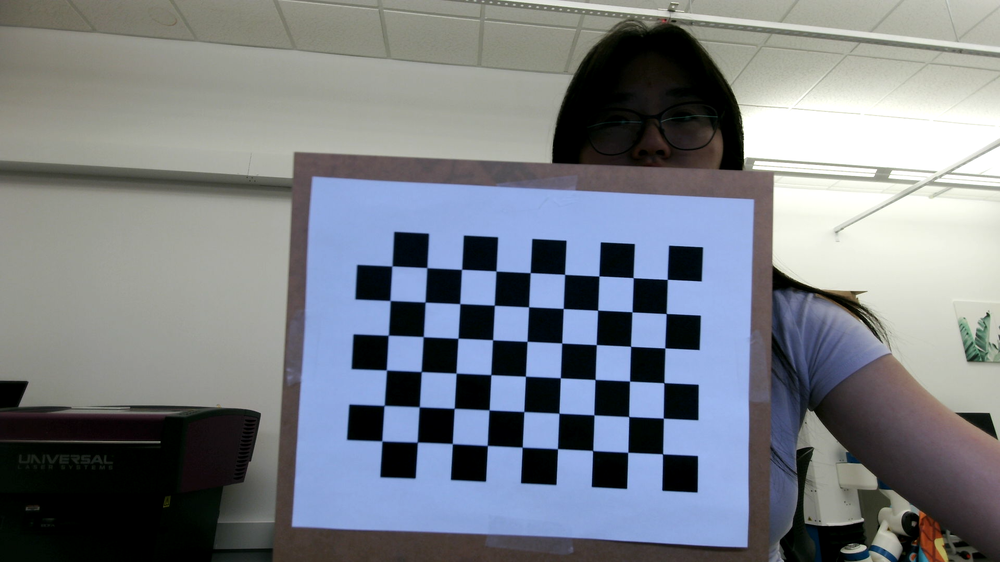
#> input picture testing/misc/camera_calibration/imgs/calib_0.png, 1000 x 562 px, shrunk from 1920 x 1080 before the run, given in place of the camera
$ python color_ranges.py
#> lines starting #> are read from the running program, lines starting #| are printed output that depends on the picture; after the words box and inside, x2 and y2 are one past the last pixel; in counts of white or black regions, pixels touching at a corner belong together
import cv2 as cv
import numpy as np

Winname = "Frame:"


def nothing(x):
    pass


cv.namedWindow('Frame:')
# H, S,V are for Lower Boundaries
#H2,S2,V2 are for Upper Boundaries
cv.createTrackbar('H',Winname,0,255,nothing)
#> slider 'H' is set to 85
cv.createTrackbar('S',Winname,0,255,nothing)
#> slider 'S' is set to 85
cv.createTrackbar('V',Winname,0,255,nothing)
#> slider 'V' is set to 85
cv.createTrackbar('H2',Winname,0,255,nothing)
#> slider 'H2' is set to 255
cv.createTrackbar('S2',Winname,0,255,nothing)
#> slider 'S2' is set to 255
cv.createTrackbar('V2',Winname,0,255,nothing)
#> slider 'V2' is set to 255


cap = cv.VideoCapture(0)
# HSV are actually BGR and being converted for tracking
while cap.isOpened():
    _, frame = cap.read()
#> frame is the input picture: shape (562, 1000, 3); mean B, G, R 133.3, 126.2, 121
    H = cv.getTrackbarPos('H', 'Frame:')
    S = cv.getTrackbarPos('S', 'Frame:')
    V = cv.getTrackbarPos('V', 'Frame:')
    H2 = cv.getTrackbarPos('H2', 'Frame:')
    S2 = cv.getTrackbarPos('S2', 'Frame:')
    V2 = cv.getTrackbarPos('V2', 'Frame:')
    hsv = cv.cvtColor(frame, cv.COLOR_BGR2HSV)
#> hsv: shape (562, 1000, 3); mean H, S, V 62.8, 64.1, 139.8
    lower_boundary = np.array([H, S, V])
    upper_boundary = np.array([H2, S2, V2])
    mask = cv.inRange(hsv, lower_boundary, upper_boundary)
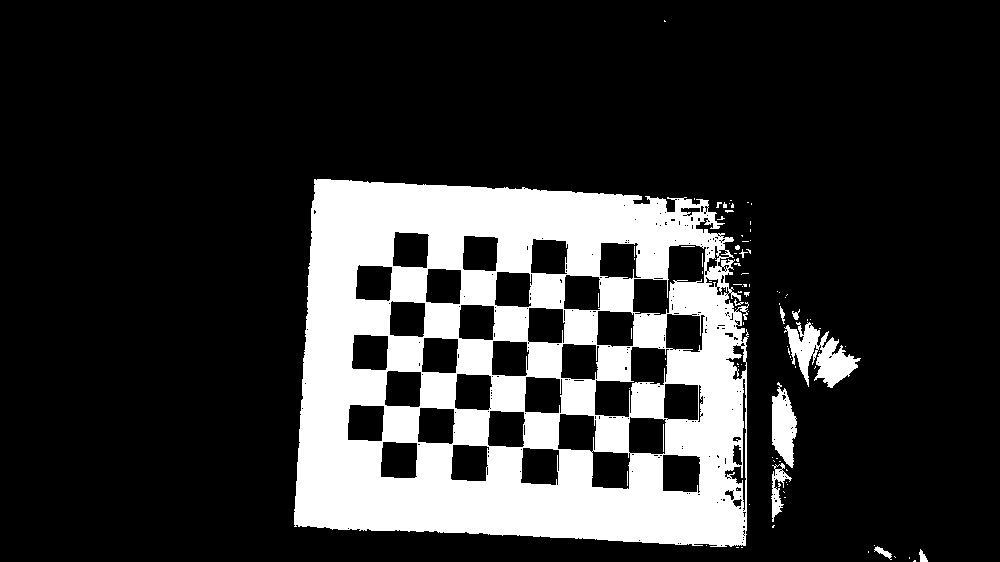
#> mask: shape (562, 1000); 19.9% white; 95 white regions (83 under 20 px), largest, box (x1, y1, x2, y2) and area: (294, 179, 749, 547) 106982, (784, 322, 861, 388) 2287, (772, 382, 797, 468) 1382
    final = cv.bitwise_and(frame, frame, mask=mask)
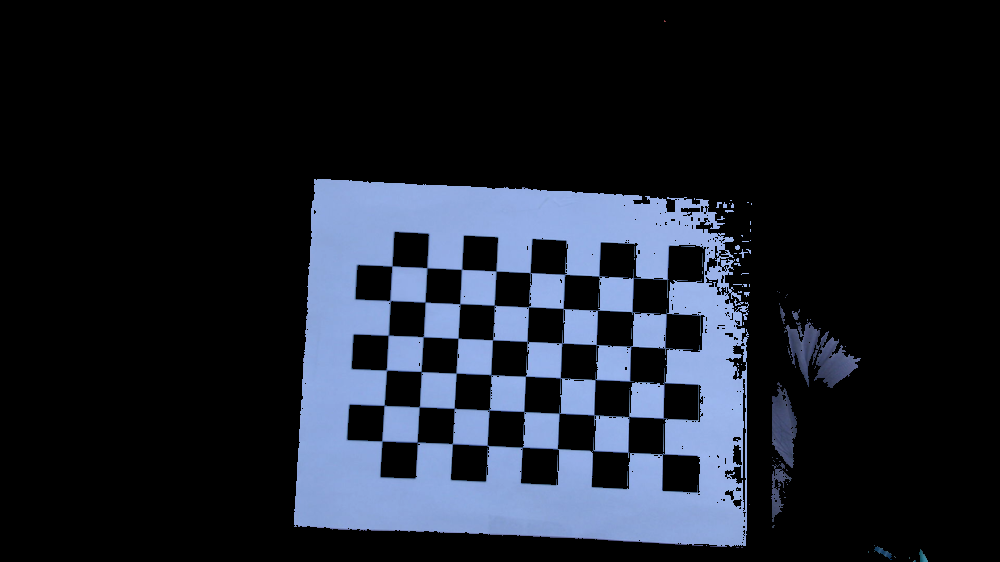
#> final: shape (562, 1000, 3); mean B, G, R 43.3, 32.9, 27.9
    cv.imshow("Frame:", final)

    if cv.waitKey(1) == ord('q'): break
#> (key q is pressed here)

cap.release()
cv.destroyAllWindows()

$ run again, on testing/misc/camera_calibration/imgs/calib_1.png
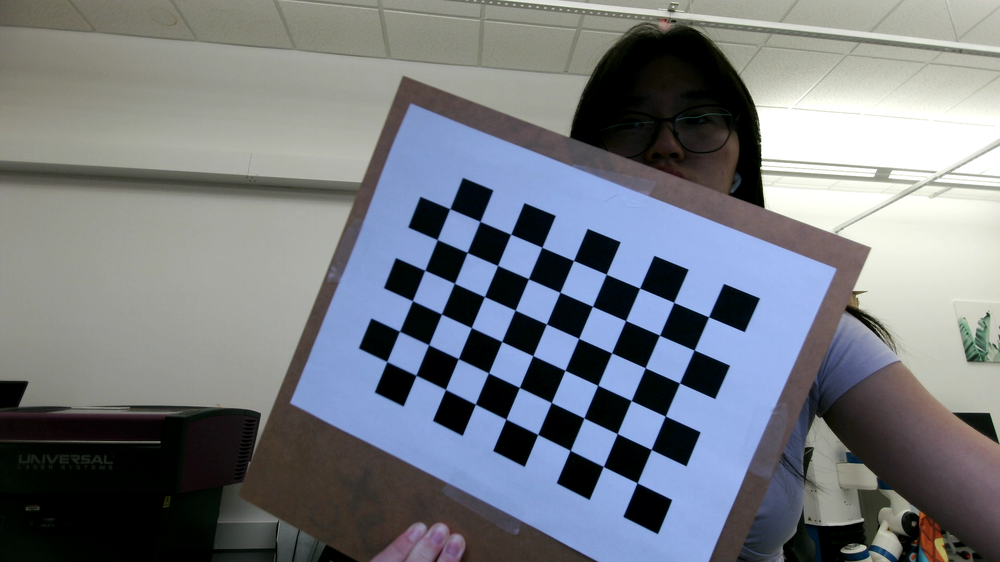
#> input picture testing/misc/camera_calibration/imgs/calib_1.png, 1000 x 562 px, shrunk from 1920 x 1080 before the run, given in place of the camera
#> frame is the input picture: shape (562, 1000, 3); mean B, G, R 128.8, 122.2, 117.6
#> hsv: shape (562, 1000, 3); mean H, S, V 61.1, 65.8, 135.8
#> `mask = cv.inRange(hsv, lower_boundary, upper_boundary)`:
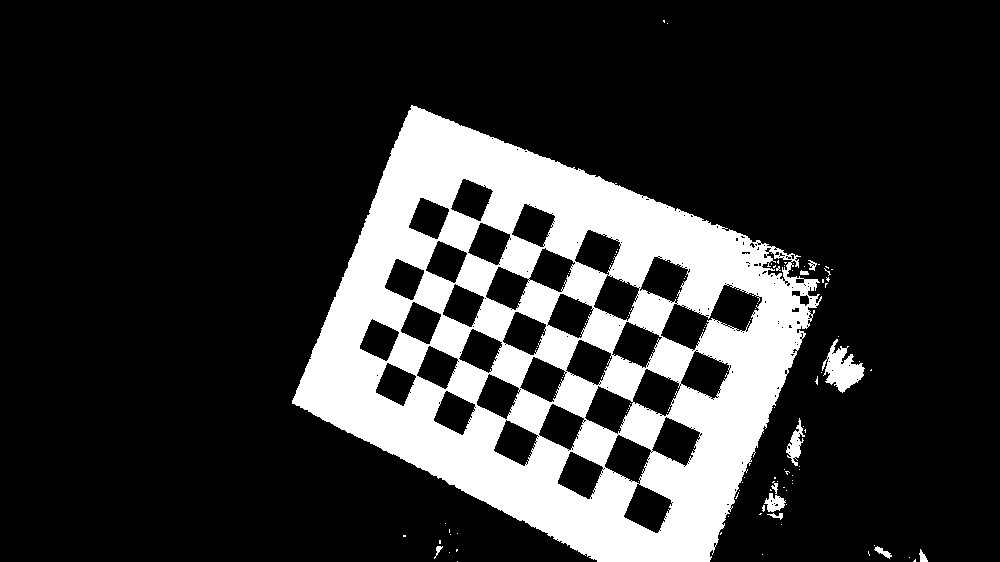
#> mask: shape (562, 1000); 19.7% white; 117 white regions (106 under 20 px), largest, box (x1, y1, x2, y2) and area: (292, 105, 822, 562) 108388, (822, 339, 865, 393) 1145, (786, 418, 805, 466) 369
#> `final = cv.bitwise_and(frame, frame, mask=mask)`:
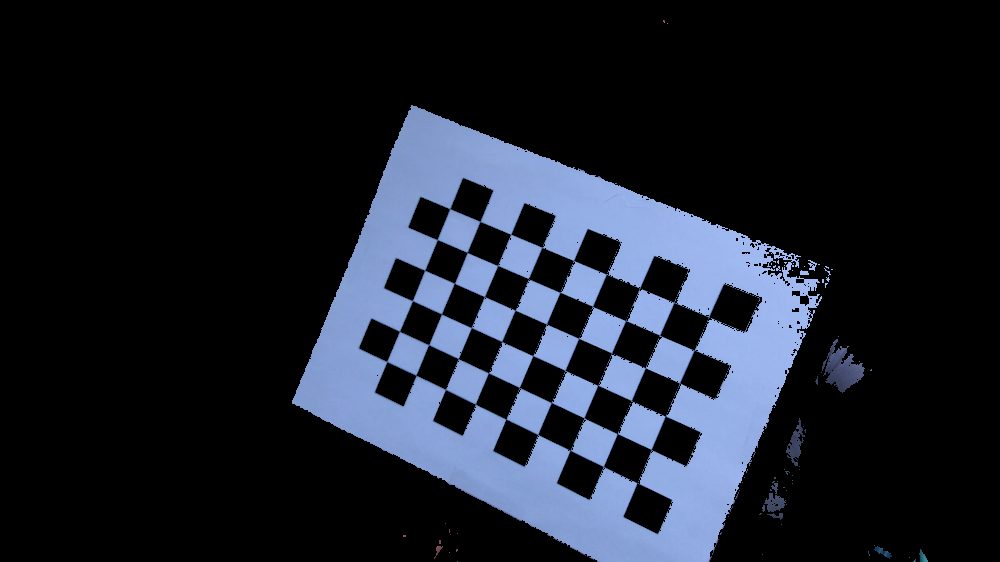
#> final: shape (562, 1000, 3); mean B, G, R 42.8, 32.3, 27.3

$ run again, on testing/misc/camera_calibration/imgs/calib_10.png
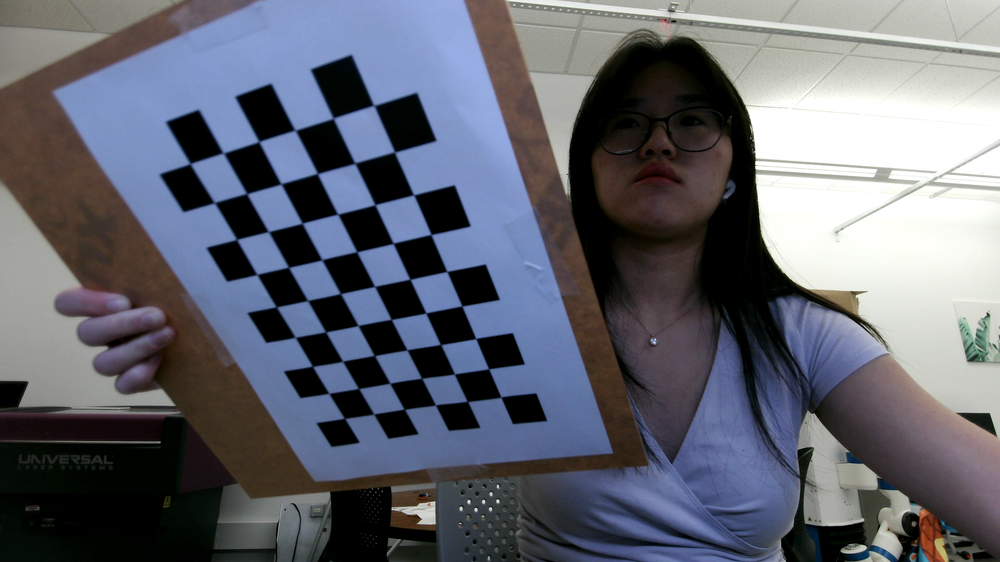
#> input picture testing/misc/camera_calibration/imgs/calib_10.png, 1000 x 562 px, shrunk from 1920 x 1080 before the run, given in place of the camera
#> frame is the input picture: shape (562, 1000, 3); mean B, G, R 112, 101.3, 98.5
#> hsv: shape (562, 1000, 3); mean H, S, V 66.3, 72.2, 118.4
#> `mask = cv.inRange(hsv, lower_boundary, upper_boundary)`:
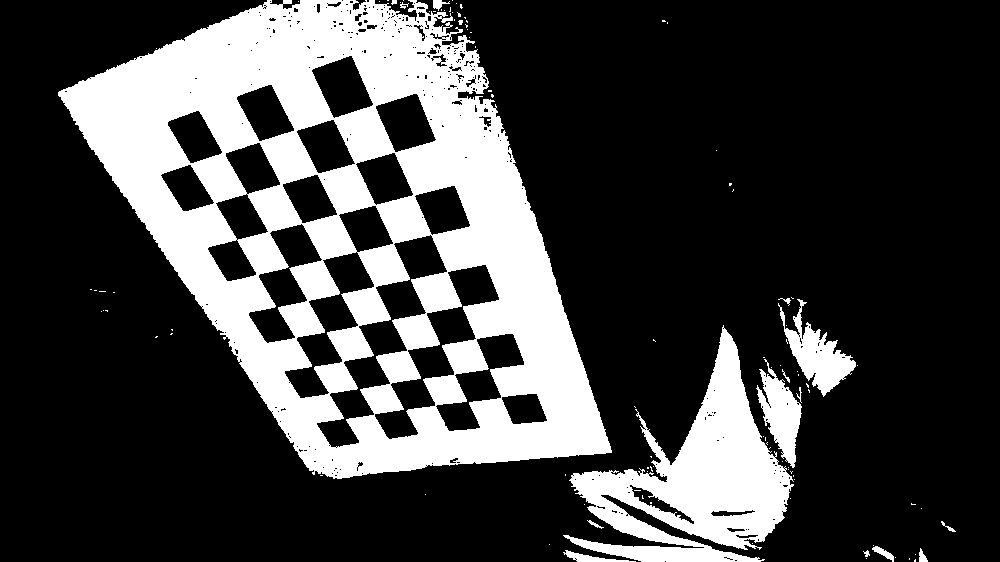
#> mask: shape (562, 1000); 26.2% white; 104 white regions (88 under 20 px), largest, box (x1, y1, x2, y2) and area: (58, 0, 612, 479) 119429, (563, 325, 794, 562) 21618, (778, 299, 856, 397) 2739
#> `final = cv.bitwise_and(frame, frame, mask=mask)`:
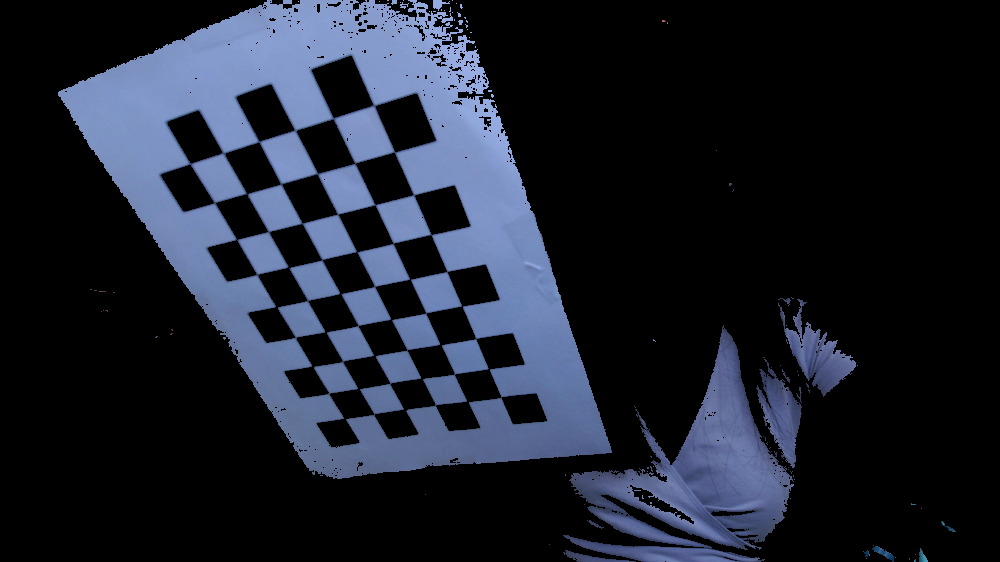
#> final: shape (562, 1000, 3); mean B, G, R 45.2, 33.2, 28.3
